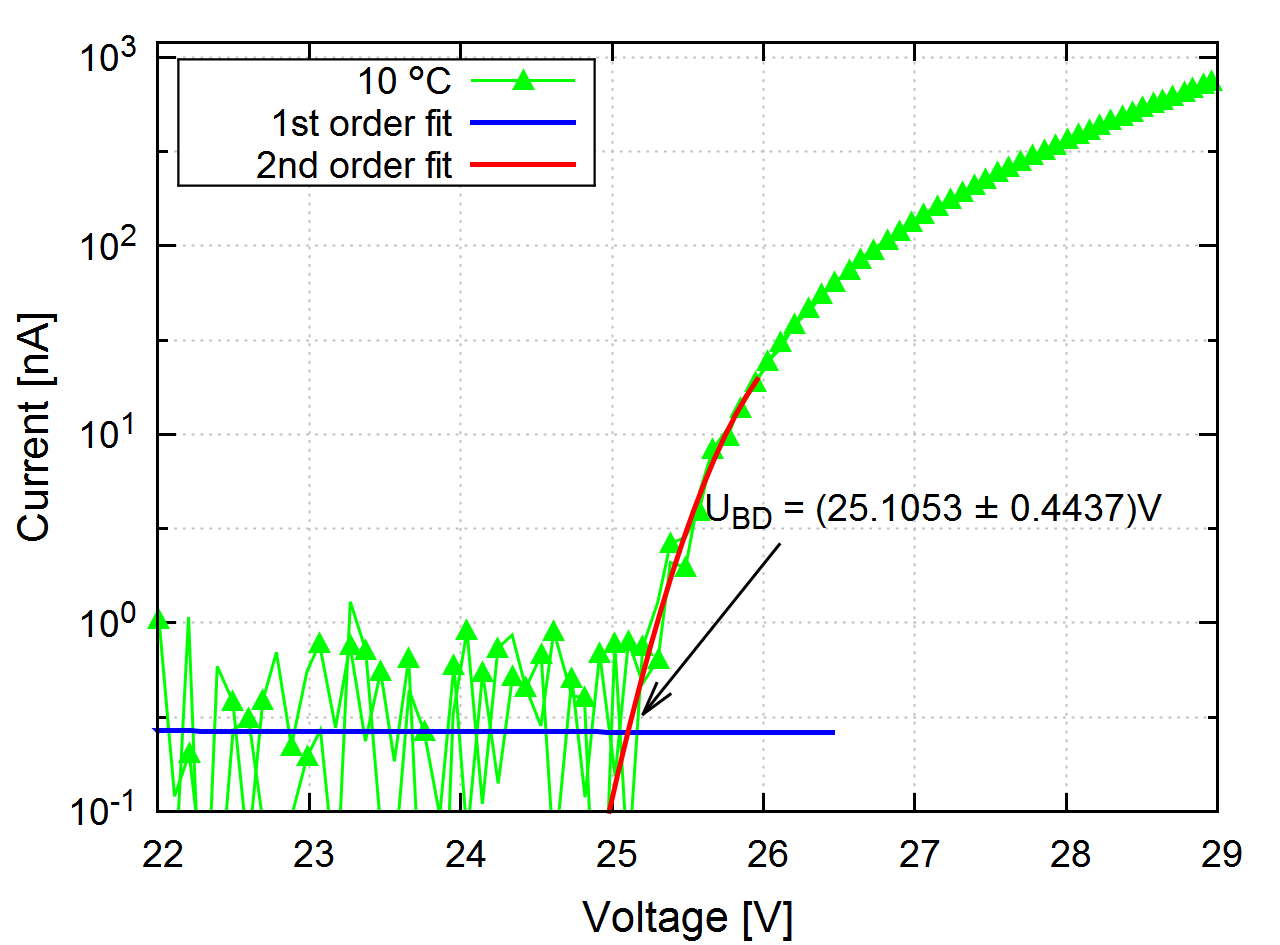

Recreate this plot in gnuplot.
# use with gnuplot

#set title "Single SiPM (logscale)"

set terminal wxt size 1280,1024 enhanced font "Arial, 28"
set termoptions enhanced

set style line 101 lc "black" lt 1 lw 3 pt 9 ps 3 pi 2

set border front ls 101

set xrange [22:29]
set yrange [-1:log10(1200)]

set xlabel "Voltage [V]" offset 0 font "Arial, 32"
set ylabel "Current [nA]" offset 0 font "Arial, 32"

#set key outside
set key left top box lw 2 opaque

set ytics 1
set mytics 2
#set xtics 5
#set mxtics 2
set ticscale 1
set tics in
set format y "10^{%1.0f}"

set grid lc "grey" lw 2
set grid mxtics
set grid mytics

#set logscale y

set style line 1 lc "green" lt 1 lw 3 pt 9 ps 3 pi 2

m = 1
y0 = 1
A = 1
B = 1
C = 1

x_min1 = 0
x_max1 = 25.5

x_min2 = 25.3
x_max2 = 26

pol1(x) = ( x > x_min1 && x < x_max1+1 ) ? m*x+y0 : 1/0
pol2(x) = ( x > x_min2-1 && x < x_max2 ) ? A*x**2+B*x+C : 1/0

set fit errorvariables

yoffset = 12.0199

#($3-yoffset)

fit [x_min1:x_max1] pol1(x) "iu_curve_1x1n2_10gC.txt" using 2:(log10($3-yoffset)) via m,y0
fit [x_min2:x_max2] pol2(x) "iu_curve_1x1n2_10gC.txt" using 2:(log10($3-yoffset)) via A,B,C

x1 = -(B-m)/(2.0*A) + sqrt((((B-m)/((2.0*A)))**2.0)-((C-y0)/A))
x2 = -(B-m)/(2.0*A) - sqrt((((B-m)/((2.0*A)))**2.0)-((C-y0)/A))

y1 = m*x1+y0
#y2 = pol1(x1) 

if (x1<x2) x1_err = \
	-((2*B - 2*m + sqrt(2)*A*sqrt((B - 2*C - m + 2*y0)/A))/(4*A**2)) * A_err \
	+ (1/(2*A) + 1/(4* A* sqrt((B - m)/(2* A) - (C - y0)/A))) *B_err \
	-(1/(2 *A* sqrt((B - m)/(2* A) - (C - y0)/A))) *C_err \
	-((1/(2* A)) - 1/(4 *A* sqrt((B - m)/(2 *A) - (C - y0)/A))) *m_err \
	+(1/(4 *A* sqrt((B - m)/(2 *A) - (C - y0)/A)))*y0_err; \
	else x2_err = \
	-((-2*B + 2*m + sqrt(2)*A*sqrt((B - 2*C - m + 2*y0)/A))/(4*A**2)) * A_err \
	+ (1/(2*A) - 1/(4* A* sqrt((B - m)/(2* A) - (C - y0)/A))) *B_err \
	+(1/(2 *A* sqrt((B - m)/(2* A) - (C - y0)/A))) *C_err \
	+((1/(2* A)) - 1/(4 *A* sqrt((B - m)/(2 *A) - (C - y0)/A))) *m_err \
	+(1/(4 *A* sqrt((B - m)/(2 *A) - (C - y0)/A)))*y0_err

if (x1<x2) set label 1 sprintf("U_{BD} = (%2.4f {/Symbol \261} %2.4f)V",x1,x1_err) at x1+0.5,y1+1.2 font "Arial, 28"; \
	else set label 2 sprintf("U_{BD} = (%2.4f {/Symbol \261} %2.4f)V",x2,x2_err) at x2+0.5,y1+1.2 font "Arial, 28"

if (x1<x2) set arrow 1 from x1+1,y1+1 to x1+0.1,y1+0.1 lw 3; \
	else set arrow 1 from x2+1,y1+1 to x2+0.1,y1+0.1 lw 3



plot \
	"iu_curve_1x1n2_10gC.txt" using 2:(log10($3-yoffset)) with lp ls 1 title "10 {/Symbol \260}C", \
	pol1(x) lw 5 lc "blue" title "1st order fit", \
	pol2(x) lw 5 lc "red" title "2nd order fit"


	
	
	
	
	
	
	
	
	
	
	
	
	
	
	
	
	
	
	
	
